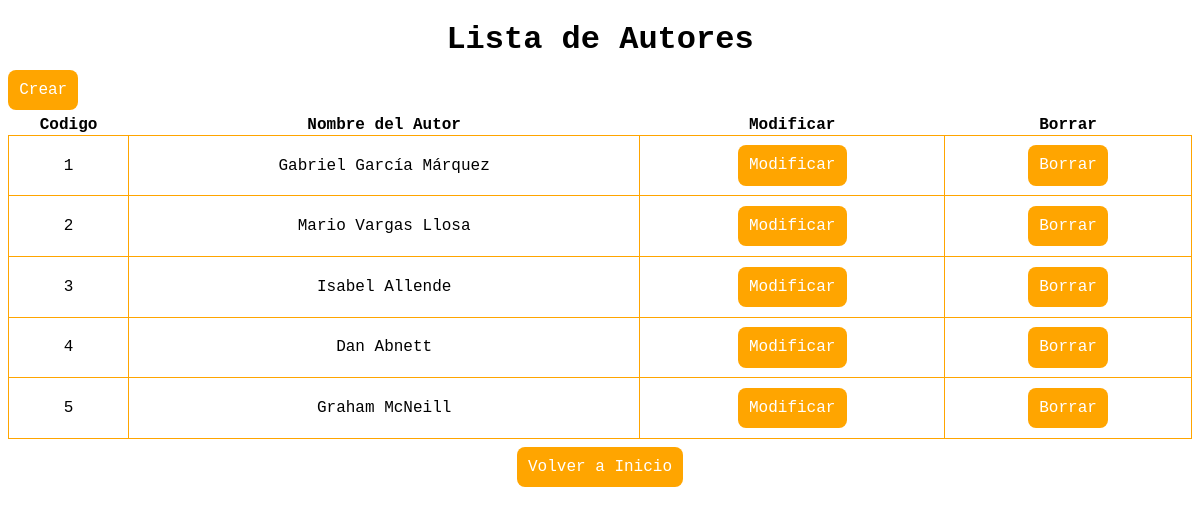
/vista/Autor/listar.php, run on the app's committed database.
### tables this page shows
create table AUTOR (
    id INT AUTO_INCREMENT PRIMARY KEY,
    nombre VARCHAR(100)
);

### vista/Autor/listar.php (the view, shortened to what this page needs)
<?php
$hostDB = '127.0.0.1';
$nombreDB = 'BdBiblioteca';
$usuarioDB = 'root';
$contrasenaDB = '';
$hostPDO = "mysql:host=$hostDB;dbname=$nombreDB;";
$miPDO = new PDO($hostPDO, $usuarioDB, $contrasenaDB);
$miConsulta = $miPDO->prepare('Select * From AUTOR;');
$miConsulta->execute();
?>
<!DOCTYPE html>
<html lang="es">
<head>
</head>
<body>
    <h1>Lista de Autores</h1>
    <p><a class="button" href="nuevo.php">Crear</a></p>
    <table>
        <tr>
            <th>Codigo</th>
            <th>Nombre del Autor</th>
            <th>Modificar</th>
            <th>Borrar</th>
        </tr>
        <?php foreach ($miConsulta as $clave => $valor): ?>
            <tr>
                <td><?= $valor['id']; ?></td>
                <td><?= $valor['nombre']; ?></td>
                <td><a class="button" href="modificar.php?id=<?= $valor['id'] ?>">Modificar</a></td>
                <td><a class="button" href="borrar.php?id=<?= $valor['id'] ?>">Borrar</a></td>
            </tr>
        <?php endforeach; ?>
    </table>
    <footer>
        <br><a href="http://localhost/guia13-Ejercicio1/index.php" class="button">Volver a Inicio</a>
    </footer>
</body>
</html>

### vista/Autor/listar.php (style rules this page uses)
body h1, th { font-weight: bolder; text-align: center; font-family: 'Courier New'; }
table { border-collapse: collapse; width: 100%; font-family: 'Courier New'; }
table td { border: 1px solid orange; text-align: center; padding: 1.3rem; }
.button { border-radius: .5rem; color: white; background-color: orange; padding: .7rem; text-decoration: none; font-family: 'Courier New'; }
footer { text-align: center; }

### data on the page
autor: id "1", nombre "Gabriel García Márquez"
autor: id "2", nombre "Mario Vargas Llosa"
autor: id "3", nombre "Isabel Allende"
autor: id "4", nombre "Dan Abnett"
autor: id "5", nombre "Graham McNeill"
